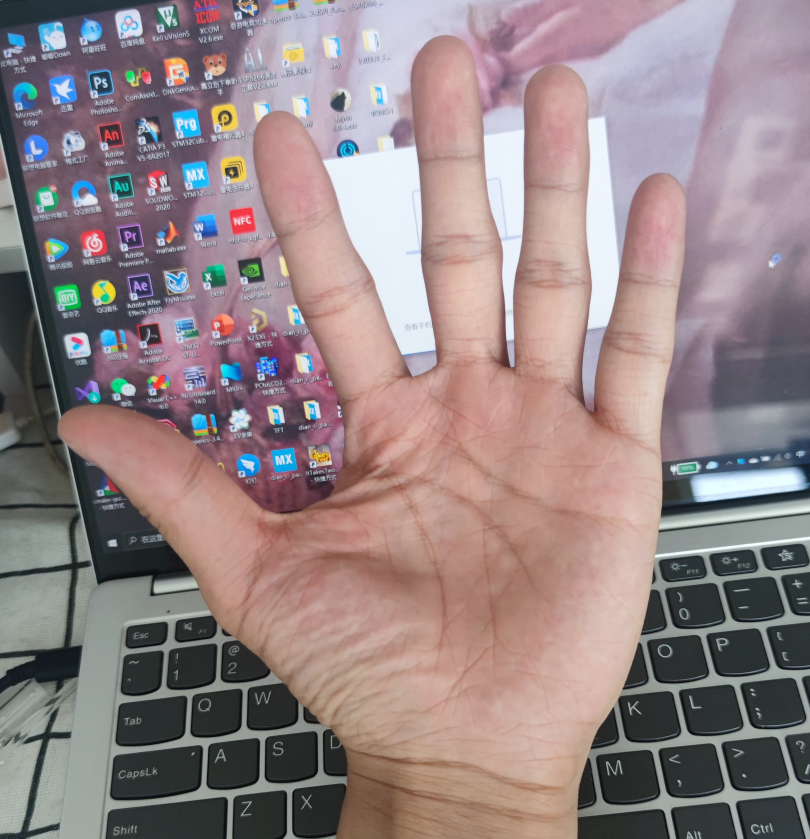
//> input picture TEST_28/001.jpg, 3240 x 3353 px (shown at 1/4 size)
$ ./main   (built with g++ and OpenCV 4)
//> lines starting //> are read from the running program, lines starting //| are printed output that depends on the picture
#include<opencv2/opencv.hpp>
#include<opencv2/highgui.hpp>
#include <iostream>

using namespace cv;
using namespace std;
int histsize[]={180,256,256};
float h_range[]={0,180};
float s_range[]={0,256};
float v_range[]={0,256};
const float *histRanges[] = { h_range,s_range,v_range };
int channel[]={0,1,2};
Mat src,src_,Gauss,dst,gray;
Mat hist[2];
vector<Vec3f> circles;

int main()
{
	src=imread("001.jpg",IMREAD_UNCHANGED);
//> src is the input picture: 3353 rows x 3240 cols, CV_8UC3; mean B, G, R 133.9, 132.5, 148.6
	src_=imread("002.jpg",IMREAD_UNCHANGED);
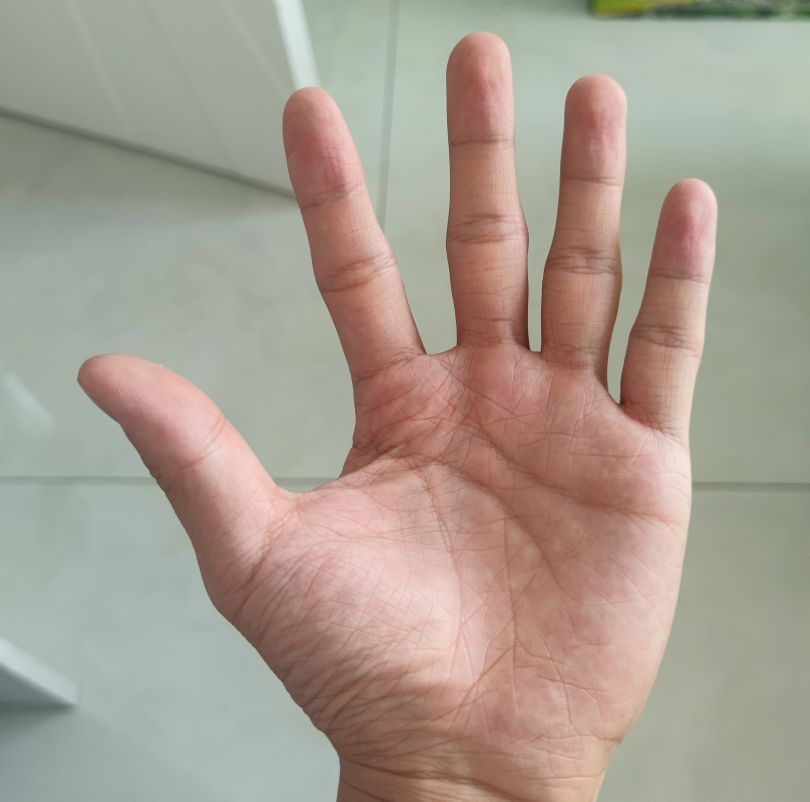
//> input picture TEST_28/002.jpg, 3240 x 3205 px (shown at 1/4 size)
//> src_ is the input picture: 3205 rows x 3240 cols, CV_8UC3; mean B, G, R 144.6, 157.2, 168.1
	resize(src,src,Size(500,500));
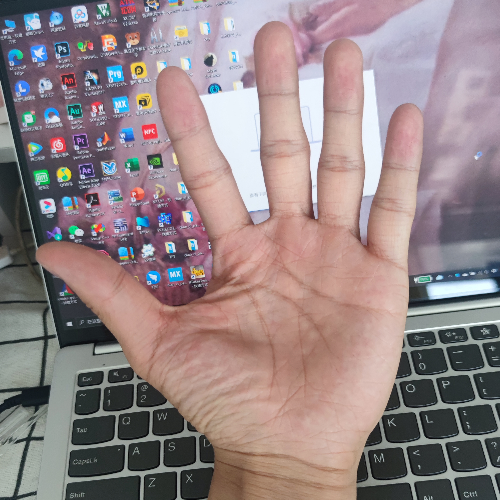
//> src: 500 rows x 500 cols, CV_8UC3; mean B, G, R 133.8, 132.4, 148.4
	resize(src_,src_,Size(500,500));
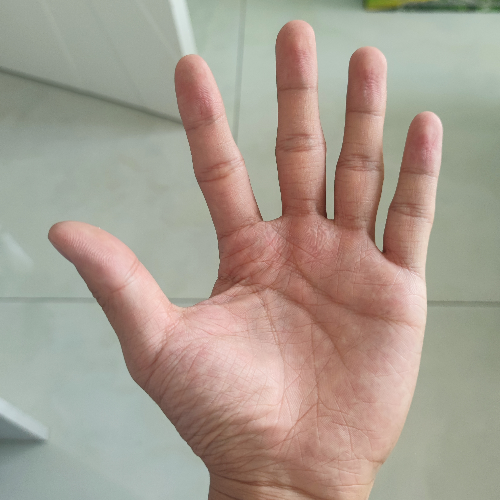
//> src_: 500 rows x 500 cols, CV_8UC3; mean B, G, R 144.5, 157.1, 168
	cvtColor(src,src,COLOR_RGB2HSV);
//> src: 500 rows x 500 cols, CV_8UC3; mean H, S, V 93.2, 51.6, 155.9
	cvtColor(src_,src_,COLOR_RGB2HSV);
//> src_: 500 rows x 500 cols, CV_8UC3; mean H, S, V 83.5, 46.7, 174.1
	imshow("src",src);
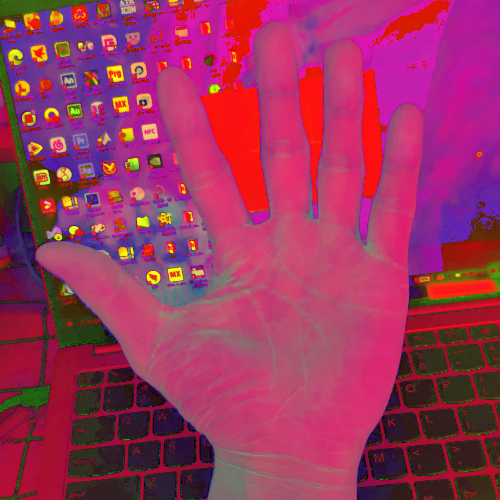
//> window 'src': 500 rows x 500 cols, CV_8UC3; mean B, G, R 93.2, 51.6, 155.9
	imshow("src_",src_);
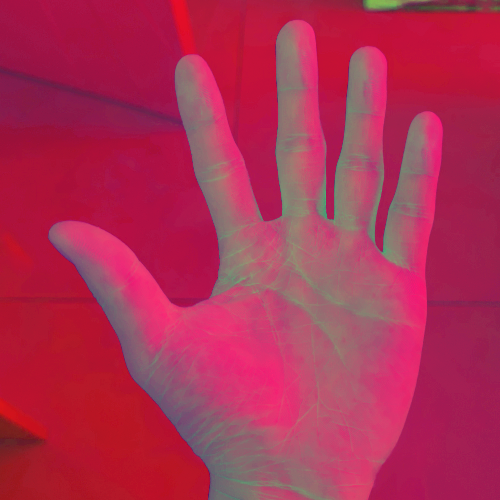
//> window 'src_': 500 rows x 500 cols, CV_8UC3; mean B, G, R 83.5, 46.7, 174.1

	calcHist(&src,1,channel,Mat(),hist[0],3,histsize,histRanges);
//> channel = [0, 1, 2]; histsize = [180, 256, 256]; histRanges = 3 items
	normalize(hist[0],hist[0],0,1,NORM_MINMAX);

	calcHist(&src_,1,channel,Mat(),hist[1],3,histsize,histRanges);
	normalize(hist[1],hist[1],0,1,NORM_MINMAX);

	cout<<compareHist(hist[0],hist[1],HISTCMP_CHISQR)<<endl;
//| 5149.87
	waitKey(0);
	return 0;
}
